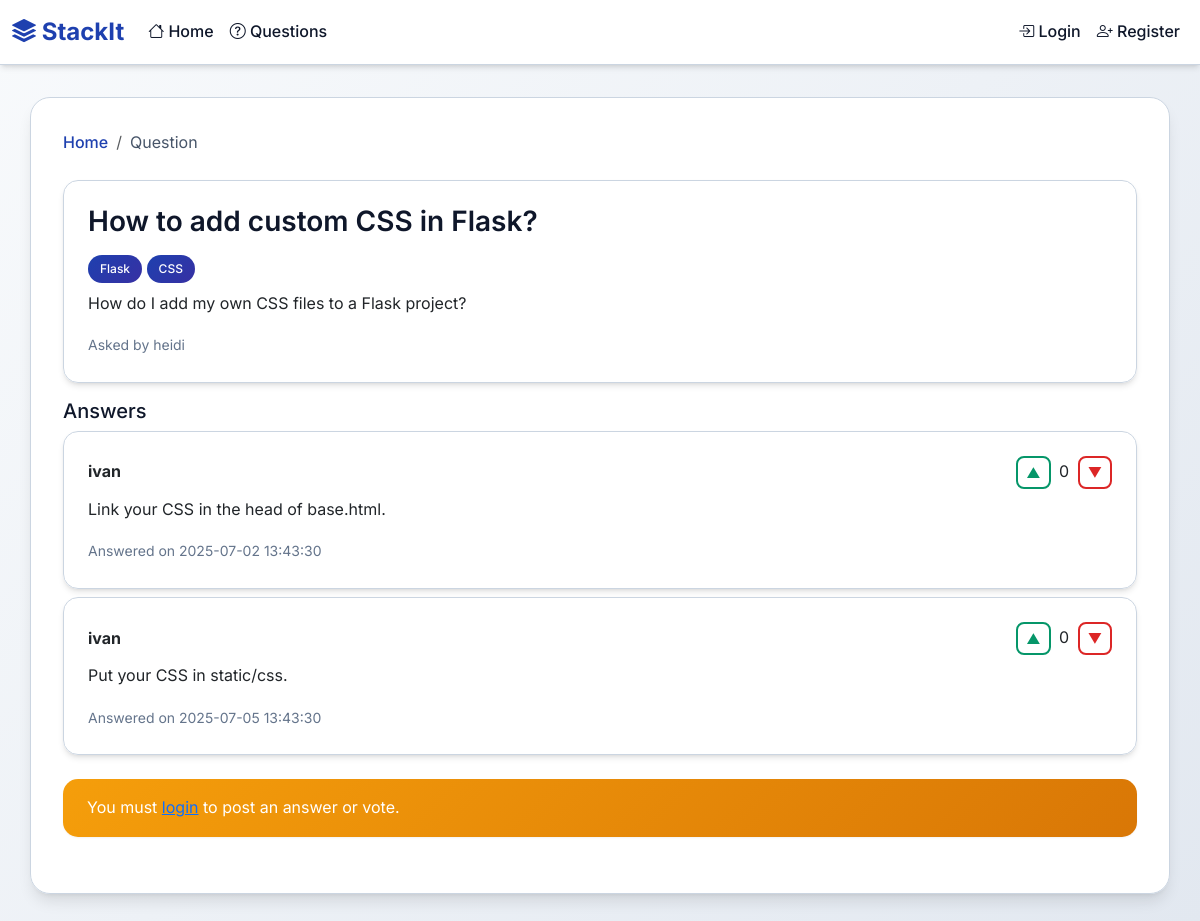
/question/38, run on the app's committed database.
### tables this page shows
CREATE TABLE questions (
            id INTEGER PRIMARY KEY AUTOINCREMENT,
            title TEXT NOT NULL,
            body_html TEXT NOT NULL,
            user_id INTEGER NOT NULL,
            created_at TIMESTAMP DEFAULT CURRENT_TIMESTAMP,
            accepted_answer_id INTEGER,
            FOREIGN KEY (user_id) REFERENCES users (id)
        );

CREATE TABLE users (
            id INTEGER PRIMARY KEY AUTOINCREMENT,
            username TEXT UNIQUE NOT NULL,
            email TEXT UNIQUE NOT NULL,
            password_hash TEXT NOT NULL,
            is_admin BOOLEAN DEFAULT 0,
            is_banned BOOLEAN DEFAULT 0,
            created_at TIMESTAMP DEFAULT CURRENT_TIMESTAMP
        , reputation INTEGER DEFAULT 0);

CREATE TABLE answers (
            id INTEGER PRIMARY KEY AUTOINCREMENT,
            question_id INTEGER NOT NULL,
            body_html TEXT NOT NULL,
            user_id INTEGER NOT NULL,
            created_at TIMESTAMP DEFAULT CURRENT_TIMESTAMP,
            FOREIGN KEY (question_id) REFERENCES questions (id),
            FOREIGN KEY (user_id) REFERENCES users (id)
        );

### app.py (the view)
@app.route('/question/<int:question_id>')
def question(question_id):
    conn = get_db()
    question = conn.execute('''
        SELECT q.*, u.username, GROUP_CONCAT(t.name) as tags
        FROM questions q
        LEFT JOIN users u ON q.user_id = u.id
        LEFT JOIN question_tags qt ON q.id = qt.question_id
        LEFT JOIN tags t ON qt.tag_id = t.id
        WHERE q.id = ?
        GROUP BY q.id
    ''', (question_id,)).fetchone()
    if not question:
        flash('Question not found!', 'error')
        return redirect(url_for('index'))
    answers = conn.execute('''
        SELECT a.*, u.username, u.reputation,
               (SELECT COALESCE(SUM(v.value), 0) FROM votes v WHERE v.answer_id = a.id) as vote_count
        FROM answers a
        LEFT JOIN users u ON a.user_id = u.id
        WHERE a.question_id = ?
        ORDER BY a.id = ? DESC, vote_count DESC, a.created_at ASC
    ''', (question_id, question['accepted_answer_id'])).fetchall()
    conn.close()
    return render_template('question.html', question=question, answers=answers)

### app.py (called while the page is built)
def get_db():
    conn = sqlite3.connect('database.db')
    conn.row_factory = sqlite3.Row
    return conn

### templates/question.html (shortened to what this page needs)
{% extends 'base.html' %}
{% block content %}
<nav aria-label="breadcrumb">
  <ol class="breadcrumb">
    <li class="breadcrumb-item"><a href="/">Home</a></li>
    <li class="breadcrumb-item active" aria-current="page">Question</li>
  </ol>
</nav>
<div class="card mb-3">
  <div class="card-body">
    <h3 class="card-title">{{ question.title }}</h3>
    <div class="mb-2">
      {% if question.tags %}
        {% for tag in question.tags.split(',') %}
          <span class="badge bg-info text-dark">{{ tag }}</span>
        {% endfor %}
      {% endif %}
    </div>
    <div class="mb-3">{{ question.body_html|safe }}</div>
    <small class="text-muted">Asked by {{ question.username }}</small>
  </div>
</div>
<h5>Answers</h5>
{% for a in answers %}
  <div class="card mb-2 {% if question.accepted_answer_id == a.id %}border-success{% endif %}">
    <div class="card-body">
      <div class="d-flex justify-content-between align-items-center">
        <div>
          <span class="fw-bold">{{ a.username }}</span>
        </div>
        <div>
          <button class="btn btn-outline-success btn-sm vote-btn" data-id="{{ a.id }}" data-value="1">▲</button>
          <span class="mx-1" id="vote-count-{{ a.id }}">{{ a.vote_count }}</span>
          <button class="btn btn-outline-danger btn-sm vote-btn" data-id="{{ a.id }}" data-value="-1">▼</button>
        </div>
      </div>
      <div class="mt-2">{{ a.body_html|safe }}</div>
      <small class="text-muted">Answered on {{ a.created_at }}</small>
    </div>
  </div>
{% else %}
  <div class="alert alert-info">No answers yet.</div>
{% endfor %}
{% if current_user.is_authenticated %}
<div class="card mt-4">
  <div class="card-body">
    <h5>Your Answer</h5>
    <form method="post" action="/answer">
      <input type="hidden" name="question_id" value="{{ question.id }}">
      <div id="answer-editor" style="height: 150px;"></div>
      <input type="hidden" name="body" id="answer-body">
      <button type="submit" class="btn btn-primary mt-2">Post Answer</button>
    </form>
  </div>
</div>
<script>
var quill = new Quill('#answer-editor', { theme: 'snow', modules: { toolbar: [
  [{ header: [1, 2, false] }],
  ['bold', 'italic', 'underline'],
  ['link', 'image', 'code-block'],
  [{ 'list': 'ordered'}, { 'list': 'bullet' }],
  [{ 'align': [] }]
] } });
$('form[action="/answer"]').on('submit', function() {
  $('#answer-body').val(quill.root.innerHTML);
});
</script>
{% else %}
<div class="alert alert-warning mt-4">You must <a href="/login">login</a> to post an answer or vote.</div>
{% endif %}
{% endblock %}

### static/css/style.css (style rules this page uses)
:root { --primary-color: #1e40af; --primary-dark: #1e3a8a; --secondary-color: #475569; --success-color: #059669; --danger-color: #dc2626; --warning-color: #d97706; --info-color: #0891b2; --light-bg: #ffffff; --dark-bg: #0f172a; --border-color: #cbd5e1; --text-primary: #0f172a; --text-secondary: #475569; --text-muted: #64748b; --shadow-sm: 0 1px 2px 0 rgb(0 0 0 / 0.05); --shadow-md: 0 4px 6px -1px rgb(0 0 0 / 0.1), 0 2px 4px -2px rgb(0 0 0 / 0.1); --shadow-lg: 0 10px 15px -3px rgb(0 0 0 / 0.1), 0 4px 6px -4px rgb(0 0 0 / 0.1); --gradient-primary: linear-gradient(135deg, #1e40af 0%, #3730a3 100%); --gradient-secondary: linear-gradient(135deg, #059669 0%, #047857 100%); }
* { box-sizing: border-box; }
body { font-family: 'Inter', -apple-system, BlinkMacSystemFont, 'Segoe UI', Roboto, sans-serif; background: linear-gradient(135deg, #f8fafc 0%, #e2e8f0 100%); min-height: 100vh; color: var(--text-primary); line-height: 1.6; }
.card { border: 1px solid var(--border-color); border-radius: 15px; box-shadow: var(--shadow-md); transition: all 0.3s ease; background: rgba(255, 255, 255, 0.98); backdrop-filter: blur(10px); }
.card-body { padding: 1.5rem; }
.card-title { font-weight: 600; color: var(--text-primary); margin-bottom: 1rem; }
.badge { font-weight: 500; padding: 0.5rem 0.75rem; border-radius: 20px; font-size: 0.75rem; transition: all 0.3s ease; }
.bg-info { background: var(--gradient-primary) !important; color: white !important; }
.btn { border-radius: 10px; font-weight: 500; padding: 0.5rem 1.5rem; transition: all 0.3s ease; border: none; position: relative; overflow: hidden; }
.btn::before { content: ''; position: absolute; top: 0; left: -100%; width: 100%; height: 100%; background: linear-gradient(90deg, transparent, rgba(255, 255, 255, 0.2), transparent); transition: left 0.5s; }
.btn-outline-success { border: 2px solid var(--success-color); color: var(--success-color); background: transparent; }
.btn-outline-danger { border: 2px solid var(--danger-color); color: var(--danger-color); background: transparent; }
.alert { border-radius: 15px; border: none; padding: 1rem 1.5rem; margin-bottom: 1.5rem; box-shadow: var(--shadow-sm); }
.alert-warning { background: linear-gradient(135deg, #f59e0b, #d97706); color: white; }
.breadcrumb { background: transparent; padding: 0; margin-bottom: 1.5rem; }
.breadcrumb-item a { color: var(--primary-color); text-decoration: none; font-weight: 500; }
.breadcrumb-item.active { color: var(--text-secondary); }
.vote-btn { border-radius: 8px; padding: 0.25rem 0.5rem; font-size: 0.875rem; transition: all 0.3s ease; }
* { transition: all 0.3s ease; }
.text-muted { color: var(--text-muted) !important; }

### data on the page
questions: title "How to add custom CSS in Flask?", body_html "How do I add my own CSS files to a Flask project?"
users: username "heidi"
answers: username "ivan", vote_count "0", body_html "Link your CSS in the head of base.html.", created_at "2025-07-02 13:43:30"
answers: username "ivan", vote_count "0", body_html "Put your CSS in static/css.", created_at "2025-07-05 13:43:30"

### other printed values
{{ tag }} "Flask" "CSS"
